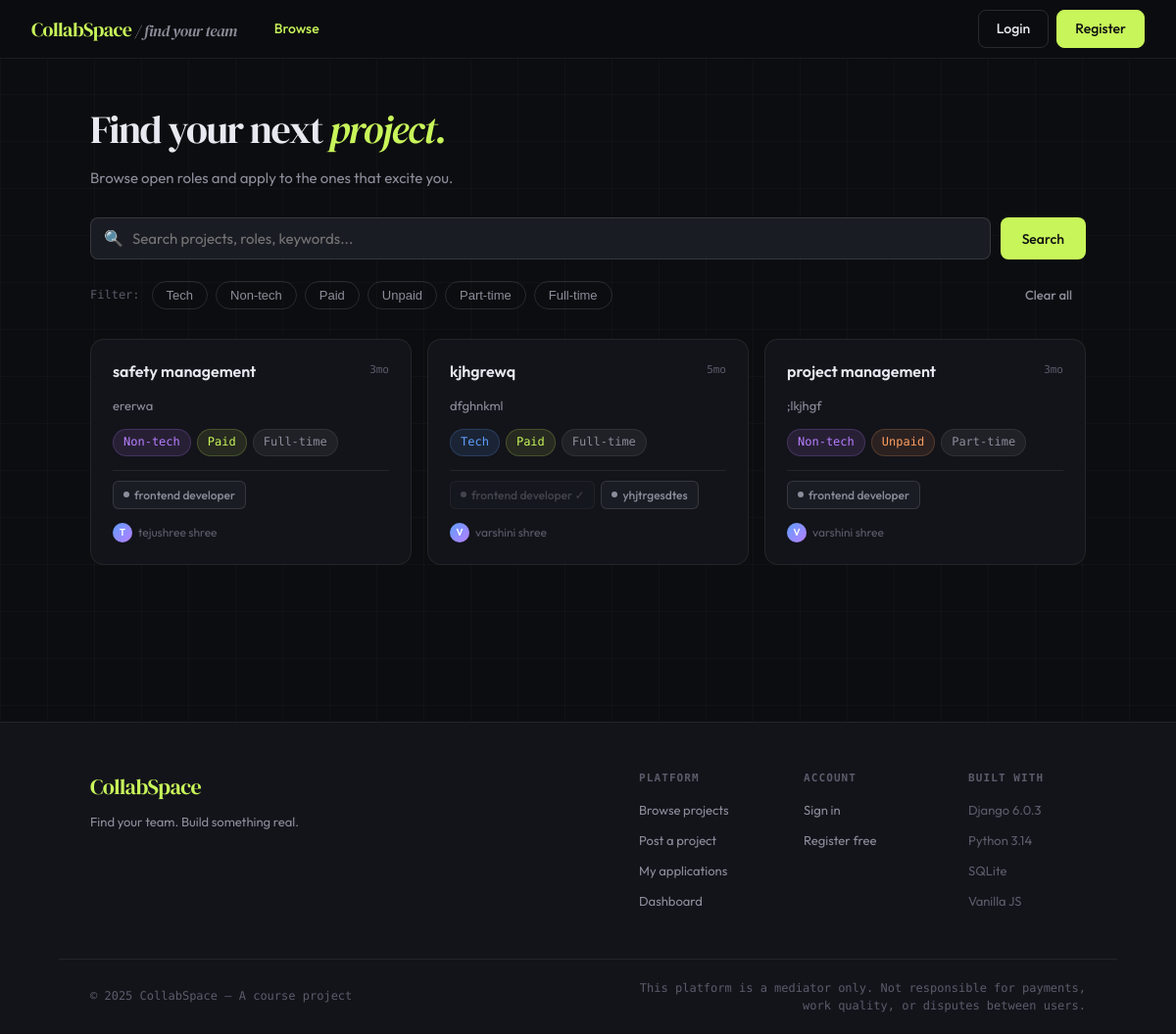
/browse/, run on an earlier commit of the app's database.
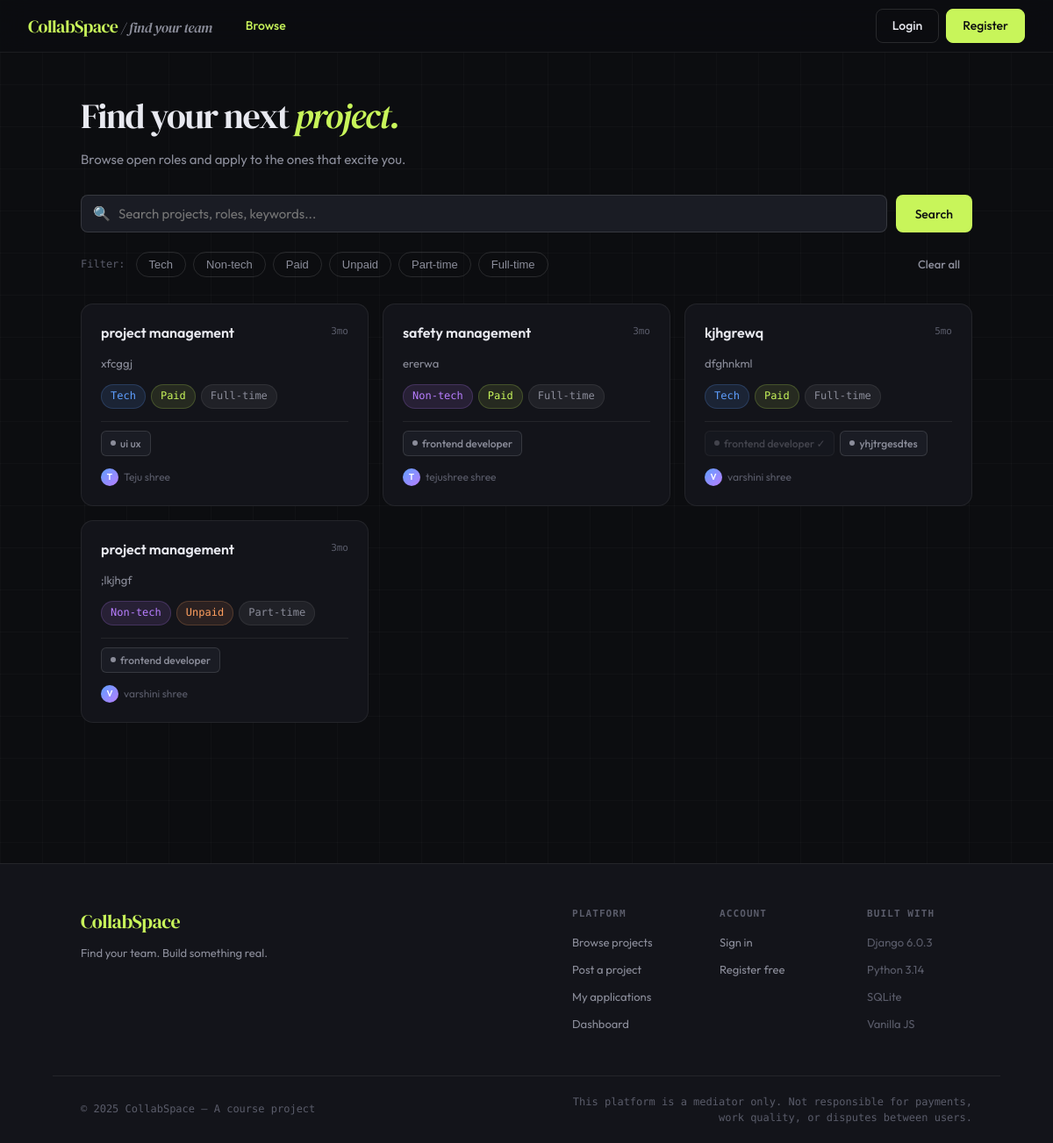
And on a later commit of the database.
### projects/models.py (models this page shows, shortened)
class Project(models.Model):
    creator = models.ForeignKey(User, on_delete=models.CASCADE, related_name='projects')
    title = models.CharField(max_length=200)
    description = models.TextField()
    duration = models.PositiveIntegerField(help_text="Duration in months")
    is_tech = models.BooleanField(default=False)
    is_non_tech = models.BooleanField(default=False)
    is_paid = models.BooleanField(default=False)
    is_unpaid = models.BooleanField(default=False)
    is_part_time = models.BooleanField(default=False)
    is_full_time = models.BooleanField(default=False)
    created_at = models.DateTimeField(auto_now_add=True)
    updated_at = models.DateTimeField(auto_now=True)

class Role(models.Model):
    project = models.ForeignKey(Project, on_delete=models.CASCADE, related_name='roles')
    role_name = models.CharField(max_length=100)
    is_filled = models.BooleanField(default=False)

### projects/views.py (the view)
# urls.py: path('browse/', views.browse_projects, name='browse_projects'),
def browse_projects(request):
    projects = Project.objects.prefetch_related('roles').order_by('-created_at')
    query = request.GET.get('q', '')
    if query:
        projects = projects.filter(
            Q(title__icontains=query) | Q(description__icontains=query)
        )
    if request.GET.get('paid') == '1':
        projects = projects.filter(is_paid=True)
    if request.GET.get('unpaid') == '1':
        projects = projects.filter(is_unpaid=True)
    if request.GET.get('tech') == '1':
        projects = projects.filter(is_tech=True)
    if request.GET.get('non_tech') == '1':
        projects = projects.filter(is_non_tech=True)
    if request.GET.get('part_time') == '1':
        projects = projects.filter(is_part_time=True)
    if request.GET.get('full_time') == '1':
        projects = projects.filter(is_full_time=True)
    return render(request, 'projects/browse.html', {
        'projects': projects,
        'query': query,
    })

### templates/projects/browse.html (shortened to what this page needs)
{% extends 'base.html' %}
{% block content %}
<div class="browse-wrap">
  <div class="container">
    <div class="browse-hero">
      <div class="browse-title">Find your next <em>project.</em></div>
      <div class="browse-sub">Browse open roles and apply to the ones that excite you.</div>
    </div>
    <form method="get">
      <div class="search-bar">
        <div class="search-input-wrap">
          <span class="search-icon">🔍</span>
          <input type="text" name="q" value="{{ query }}" placeholder="Search projects, roles, keywords...">
        </div>
        <button class="btn btn-primary" type="submit">Search</button>
      </div>
      <div class="filter-bar">
        <span class="filter-label">Filter:</span>
        <button type="submit" name="tech" value="1" class="filter-toggle {% if request.GET.tech %}active{% endif %}">Tech</button>
        <button type="submit" name="non_tech" value="1" class="filter-toggle {% if request.GET.non_tech %}active{% endif %}">Non-tech</button>
        <button type="submit" name="paid" value="1" class="filter-toggle {% if request.GET.paid %}active{% endif %}">Paid</button>
        <button type="submit" name="unpaid" value="1" class="filter-toggle {% if request.GET.unpaid %}active{% endif %}">Unpaid</button>
        <button type="submit" name="part_time" value="1" class="filter-toggle {% if request.GET.part_time %}active{% endif %}">Part-time</button>
        <button type="submit" name="full_time" value="1" class="filter-toggle {% if request.GET.full_time %}active{% endif %}">Full-time</button>
        <a href="{% url 'browse_projects' %}" class="btn btn-ghost btn-sm" style="margin-left:auto">Clear all</a>
      </div>
    </form>
    <div class="project-grid">
      {% for project in projects %}
        <div class="project-card" onclick="window.location='{% url 'project_detail' project.pk %}'">
          <div class="project-card-head">
            <div class="project-card-title">{{ project.title }}</div>
            <div class="project-card-duration">{{ project.duration }}mo</div>
          </div>
          <div class="project-card-desc">{{ project.description|truncatewords:25 }}</div>
          <div class="project-card-badges">
            {% if project.is_tech %}<span class="badge badge-tech">Tech</span>{% endif %}
            {% if project.is_non_tech %}<span class="badge badge-nontech">Non-tech</span>{% endif %}
            {% if project.is_paid %}<span class="badge badge-paid">Paid</span>{% endif %}
            {% if project.is_unpaid %}<span class="badge badge-unpaid">Unpaid</span>{% endif %}
            {% if project.is_part_time %}<span class="badge badge-parttime">Part-time</span>{% endif %}
            {% if project.is_full_time %}<span class="badge badge-fulltime">Full-time</span>{% endif %}
          </div>
          <div class="project-card-roles">
            {% for role in project.roles.all %}
              <div class="role-chip {% if role.is_filled %}filled{% endif %}">
                <div class="role-chip-dot"></div>
                {{ role.role_name }}{% if role.is_filled %} ✓{% endif %}
              </div>
            {% endfor %}
          </div>
          <div class="project-card-creator">
            <div class="avatar-xs">{{ project.creator.username|first|upper }}</div>
            {{ project.creator.get_full_name|default:project.creator.username }}
          </div>
        </div>
      {% empty %}
        <div style="grid-column:1/-1">
          <div class="empty-state"><span>🔍</span>No projects found.</div>
        </div>
      {% endfor %}
    </div>
  </div>
</div>
{% endblock %}

### templates/base.html (shortened to what this page needs)
{% load static %}
<!DOCTYPE html>
<html lang="en">
<head>
  <link rel="stylesheet" href="{% static 'css/main.css' %}">
</head>
<body>
<nav>
  <a class="nav-logo" href="{% url 'browse_projects' %}">CollabSpace <span>/ find your team</span></a>
  <a class="nav-link {% if request.resolver_match.url_name == 'browse_projects' %}active{% endif %}" href="{% url 'browse_projects' %}">Browse</a>
  {% if user.is_authenticated %}
    <a class="nav-link {% if request.resolver_match.url_name == 'dashboard' %}active{% endif %}" href="{% url 'dashboard' %}">Dashboard</a>
    <a class="nav-link {% if request.resolver_match.url_name == 'my_applications' %}active{% endif %}" href="{% url 'my_applications' %}">My Applications</a>
    <div class="nav-spacer"></div>
    <a class="nav-plus" href="{% url 'create_project' %}" title="New Project">+</a>
    <a class="nav-btn" href="{% url 'profile' %}">Profile</a>
    <form method="post" action="{% url 'logout' %}" style="display:inline">
      {% csrf_token %}
      <button type="submit" class="nav-btn">Logout</button>
    </form>
  {% else %}
    <a class="nav-btn" href="{% url 'login' %}">Login</a>
    <a class="nav-btn primary" href="{% url 'register' %}">Register</a>
  {% endif %}
</nav>
<main>
  {% block content %}{% endblock %}
</main>
<footer class="site-footer">
  <div class="footer-inner">
    <div class="footer-brand">
      <div class="footer-logo">CollabSpace</div>
      <div class="footer-tagline">Find your team. Build something real.</div>
    </div>
    <div class="footer-links-group">
      <div class="footer-col">
        <div class="footer-col-title">Platform</div>
        <a href="{% url 'browse_projects' %}">Browse projects</a>
        <a href="{% url 'create_project' %}">Post a project</a>
        <a href="{% url 'my_applications' %}">My applications</a>
        <a href="{% url 'dashboard' %}">Dashboard</a>
      </div>
      <div class="footer-col">
        <div class="footer-col-title">Account</div>
        {% if user.is_authenticated %}
          <a href="{% url 'profile' %}">My profile</a>
          <form method="post" action="{% url 'logout' %}">
            {% csrf_token %}
            <button type="submit" class="footer-logout">Logout</button>
          </form>
        {% else %}
          <a href="{% url 'login' %}">Sign in</a>
          <a href="{% url 'register' %}">Register free</a>
        {% endif %}
      </div>
      <div class="footer-col">
        <div class="footer-col-title">Built with</div>
        <span class="footer-info-item">Django 6.0.3</span>
        <span class="footer-info-item">Python 3.14</span>
        <span class="footer-info-item">SQLite</span>
        <span class="footer-info-item">Vanilla JS</span>
      </div>
    </div>
  </div>
  <div class="footer-bottom">
    <span>© 2025 CollabSpace — A course project</span>
    <span class="footer-disclaimer">This platform is a mediator only. Not responsible for payments, work quality, or disputes between users.</span>
  </div>
</footer>
</body>
</html>

What changed in the data, as far as the page shows it:
added Project: title "project management", duration "3", description "xfcggj", is_tech "Tech", is_paid "Paid", is_full_time "Full-time", creator.username|first "T", creator.get_full_name "Teju shree"
added Role: role_name "ui ux", shown under "project management"
